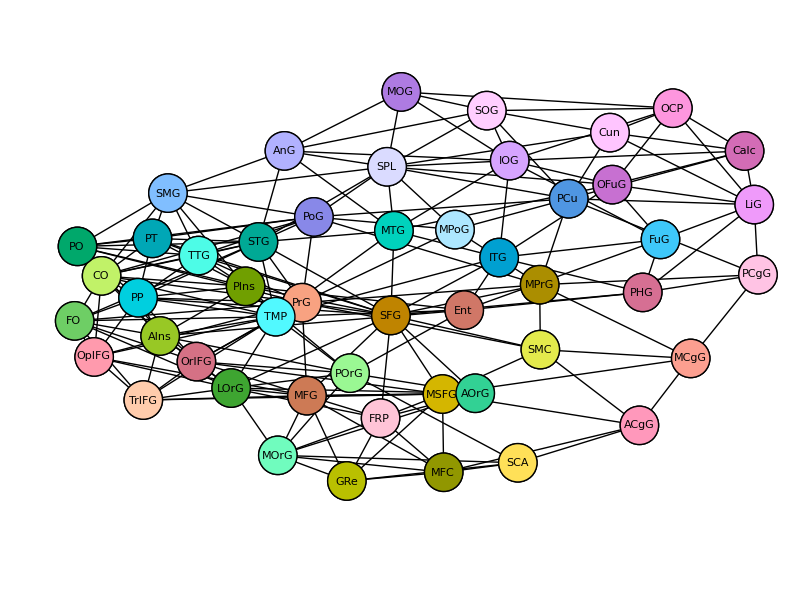

Recreate this plot in Python.
#! /usr/bin/env python
#                                                      
# 1. Read in an Excel file with a weighted connection matrix,
#    where each row and column represents a region of the brain. 
# 2. Convert the matrix to a NetworkX weighted graph.
# 3. Create a colormap for the number of brain regions, with hues that are 
#    uniformly distributed about a cylindrical color space, such as CIELch.
# 4. Plot the colormap, the graph, or output a modified XML file.
#
# The graph is plotted as a collection of subgraphs, with each subgraph 
# representing a collection of adjacent regions, and assigned adjacent colors
# in the color space.  
# All permutations are computed for the colors of each subgraph, 
# and the winning permutation is the one that maximizes the
# discriminability of the colors of the nodes.
# This is performed by mulfiplying the connection matrix for each subgraph
# by the color difference matrix for each permutation. 
#
# (c) Copyright 2010 . arno klein . [email redacted] . MIT license
#

import sys
import networkx as nx
import matplotlib.pyplot as plt
import numpy as np
import re
import itertools
from colormath.color_objects import LCHuvColor
from elementtree import ElementTree as et
import xlrd

# Choose one plotting procedure:
plot_colormap = 0
plot_graph = 1
plot_subgraphs = 0

# Output XML file and save plots
make_xml = 0
save_plots = 1

# Files
in_dir = 'input/'
out_dir = 'output/'
out_images = out_dir
in_xml = in_dir + 'parcLabels.xml'
out_xml = out_dir + 'parcLabels.xml'
in_table = in_dir + 'average_parc_Connectivity.xls'
row1 = 1  # first row with data
col1 = 5  # first column with data
everyother = 2  # use <everyother> alternate rows/columns;
                # set to 2 for redundant labels across brain hemispheres
                    
# Color parameters
init_angle = 0 #22.5
chroma = 70  # color "saturation" level
Lumas_init = np.array([60,75,90])  # vary luminance values for adjacent colors
repeat_hues = 1  # repeat each hue for the different Lumas
color_by_sublobe = 1  # group by sublobe -- else by assigned number

# Use weights in input adjacency matrix
use_input_weights = 0  

# Debugging
debug_subgraph = 0
debug_lumas = 0

# Convert weighted connection matrix to weighted graph
book = xlrd.open_workbook(in_table)
sheet = book.sheets()[0]
roi_abbrs = sheet.col_values(0)[1:sheet.ncols:everyother]
roi_abbrs = [str(s).strip() for s in roi_abbrs]
if color_by_sublobe:
    roi_numbers = sheet.col_values(2)[1:sheet.ncols:everyother] 
    roi_numbers = [str(s).strip() for s in roi_numbers]
else:
    roi_numbers = sheet.col_values(3)[1:sheet.ncols:everyother] 
if color_by_sublobe:
    code_min = min(roi_numbers)
    code_max = max(roi_numbers)
    code_min = np.int(code_min.split('.')[0] + code_min.split('.')[1])
    code_max = np.int(code_max.split('.')[0] + code_max.split('.')[1])
else:
    code_min = min(roi_numbers)
    code_max = max(roi_numbers)
code_step = 1
    
iA = 0
A = np.zeros(((sheet.nrows-row1)/everyother,(sheet.ncols-col1)/everyother))
for irow in range(row1,sheet.nrows,everyother):
    Arow = [s.value for s in sheet.row(irow)[col1:]]
    A[iA] = Arow[0:len(Arow):everyother]
    iA += 1
A = A/np.max(A)  # normalize weights
G = nx.from_numpy_matrix(A)
Ntotal = G.number_of_nodes()
for inode in range(Ntotal):
    G.node[inode]['abbr'] = roi_abbrs[inode] 
    if color_by_sublobe:
        G.node[inode]['code'] = roi_numbers[inode].split('.')[0] + \
                                roi_numbers[inode].split('.')[1]
    else:
        G.node[inode]['code'] = roi_numbers[inode]

# Secondary parameters
if debug_lumas:
    color_angle = 0 
else:
    color_angle = 360.0 / Ntotal
    if repeat_hues:
        nLumas = len(Lumas_init)
        nangles = np.ceil(Ntotal / np.float(nLumas))
        color_angle = nLumas * color_angle
    else: 
        nangles = Ntotal
        
# Plot the colormap for the whole graph    
if plot_colormap:
    fig1 = plt.figure(figsize=(5,10))
    # Define colormap as uniformly distributed colors in CIELch color space
    Lumas = Lumas_init.copy()
    while len(Lumas) < Ntotal: 
        Lumas = np.hstack((Lumas,Lumas_init))
    if debug_lumas:
        hues = init_angle*np.ones(Ntotal)
    else:
        hues = np.arange(init_angle, init_angle + nangles*color_angle, color_angle)
        if repeat_hues:
            hues = np.hstack((hues * np.ones((nLumas,1))).transpose())
    for iN in range(Ntotal):
        ax = plt.subplot(Ntotal, 1, iN+1)
        plt.axis("off")
        lch = LCHuvColor(Lumas[iN], chroma, hues[iN]) #print(lch)
        rgb = lch.convert_to('rgb', debug=False)
        plt.barh(0,50,1,0, color=[rgb.rgb_r/255.,rgb.rgb_g/255.,rgb.rgb_b/255.])
    if save_plots:
        plt.savefig(out_images + "braincolormap.png")
     
# Plot graph
if plot_graph:
    labels={}
    for i in range(Ntotal):
        labels[i] = G.node[i]['abbr']
    #pos = nx.graphviz_layout(G,prog="neato")
    #pos = nx.spring_layout(G, iterations=2000)
    #colors = [np.int(s) for s in G.number_of_edges()*np.ones(G.number_of_edges())]
    #nx.draw(G,pos,node_color='#333399',node_size=600,width=2,edge_color=colors,edge_cmap=plt.cm.Blues,with_labels=False)
    nx.draw(G,pos,node_color='#333399',node_size=600,width=1,with_labels=False)
    nx.draw_networkx_labels(G, pos, labels, font_size=8, font_color='black')
    plt.axis('off')
    #plt.show(); sys.exit()
    
if make_xml:
    tree = et.ElementTree(file=in_xml)
    
# Loop through subgraphs
if plot_graph + plot_subgraphs + make_xml > 0:
    run_permutations = 1
    for code_start in range(code_min,code_max+code_step,code_step):   
        glist = [n for n,d in G.nodes_iter(data=True) \
                   if (np.int(d['code'])>=code_start) and \
                      (np.int(d['code'])<code_start+code_step)] 
        N = len(glist)
        if N > 0:
            g = G.subgraph(glist)
            
            # Define colormap as uniformly distributed colors in CIELch color space
            Lumas = Lumas_init.copy()
            while len(Lumas) < N: 
                Lumas = np.hstack((Lumas,Lumas_init))
        
            if repeat_hues:
                nangles_g = np.ceil(N / np.float(nLumas))
            else: 
                nangles_g = N
            hues = np.arange(init_angle, init_angle + nangles_g*color_angle, color_angle)
            if repeat_hues:
                hues = np.hstack((hues * np.ones((nLumas,1))).transpose())

            init_angle += nangles_g*color_angle
        
            # Compute the differences between every pair of colors in the colormap
            if run_permutations:
                # Convert subgraph into an adjacency matrix (1 for adjacent pair of regions)
                neighbor_matrix = np.array(nx.to_numpy_matrix(g,nodelist=glist))
                if use_input_weights:
                    pass
                else:
                    neighbor_matrix = (neighbor_matrix > 0).astype(np.uint8)
                    weight_by_degree = 0  # Assign weights by node degree
                    if weight_by_degree:
                        matrix_sum = np.sum(neighbor_matrix, axis=0)
                        neighbor_matrix = neighbor_matrix * (matrix_sum * np.ones((N,N))).transpose()
                
                # Compute permutations of colors and color pair differences
                DEmax = 0
                permutations = [np.array(s) for s in itertools.permutations(range(0,N),N)]
                permutation_max = np.zeros(N)
                for ipermutations in range(len(permutations)):
                    permutation = permutations[ipermutations]
                    color_delta_matrix = np.zeros(np.shape(neighbor_matrix))   
                    for i1, icolor1 in enumerate(permutation):
                        lch1 = LCHuvColor(Lumas[icolor1],chroma,hues[icolor1]) 
                        for i2, icolor2 in enumerate(permutation):
                            if (i2 > i1) and (neighbor_matrix[i1,i2] > 0):
                                lch2 = LCHuvColor(Lumas[icolor2],chroma,hues[icolor2])
                                DE = lch1.delta_e(lch2, mode='cie2000')
                                color_delta_matrix[i1,i2] = DE   
                    DE = np.sum((color_delta_matrix * neighbor_matrix))
                    # Store the color permutation with the maximum adjacency cost
                    if DE > DEmax:
                        DEmax = DE
                        permutation_max = permutation
                        #color_delta_matrix_max = color_delta_matrix
            # Plot the reordered colormap for the subgraph    
            plot_subcolormaps = 0
            if plot_subcolormaps:
                fig3 = plt.figure(figsize=(5,10))
                fig3.subplots_adjust(top=0.99, bottom=0.01, left=0.2, right=0.99)
                for iN in range(N):
                    ax = plt.subplot(N, 1, iN+1)
                    plt.axis("off")
                    ic = np.int(permutation_max[iN])
                    lch = LCHuvColor(Lumas[ic],chroma,hues[ic]) #print(lch)
                    rgb = lch.convert_to('rgb', debug=False)
                    plt.barh(0,50,1,0, color=[rgb.rgb_r/255.,rgb.rgb_g/255.,rgb.rgb_b/255.])
                if save_plots:
                    plt.savefig(out_images + "braincolormap_subgraph" + str(g.node[g.nodes()[0]]['code']) + ".png")
                plt.show()
                    
            # Color subgraphs
            if plot_graph:
                for iN in range(N):
                    ic = np.int(permutation_max[iN])
                    lch = LCHuvColor(Lumas[ic],chroma,hues[ic]) #print(lch)
                    rgb = lch.convert_to('rgb', debug=False)
                    color = [rgb.rgb_r/255.,rgb.rgb_g/255.,rgb.rgb_b/255.]
                    nx.draw_networkx_nodes(g,pos,node_size=600,nodelist=[g.node.keys()[iN]],node_color=color)

            # Draw a figure of the colored subgraph
            if plot_subgraphs:
                labels={}
                for iN in range(N):
                    labels[g.nodes()[iN]] = g.node[g.nodes()[iN]]['abbr']
                pos = nx.graphviz_layout(g,prog="neato")
                #pos = nx.spring_layout(G)
                #colors = [np.int(s) for s in g.number_of_edges()*np.ones(g.number_of_edges())]
                #nx.draw(g,pos,node_size=600,width=2,edge_color=colors,edge_cmap=plt.cm.Blues,with_labels=False)
                nx.draw(g,pos,node_size=1200,width=1,with_labels=False)
                nx.draw_networkx_labels(g,pos,labels,font_size=12,font_color='black')
                plt.axis('off')
                for iN in range(N):
                    ic = np.int(permutation_max[iN])
                    lch = LCHuvColor(Lumas[ic],chroma,hues[ic]) #print(lch)
                    rgb = lch.convert_to('rgb', debug=False)
                    color = [rgb.rgb_r/255.,rgb.rgb_g/255.,rgb.rgb_b/255.]
                    nx.draw_networkx_nodes(g,pos,node_size=1200,nodelist=[g.node.keys()[iN]],node_color=color)
                if save_plots:
                    plt.savefig(out_images + "braincolorsubgraph" + str(g.node[g.nodes()[0]]['code']) + ".png")
                plt.show()
                if debug_subgraph:
                    sys.exit()

            # Generate XML output       
            """
            <LabelList>
            <Label>
              <Name>3rd Ventricle</Name>
              <Number>4</Number>
              <RGBColor>204 182 142</RGBColor>
            </Label>
            """
            if make_xml:
                for iN in range(N):
                    ic = np.int(permutation_max[iN])
                    lch = LCHuvColor(Lumas[ic],chroma,hues[ic]) #print(lch)
                    rgb = lch.convert_to('rgb', debug=False)
                    color = [rgb.rgb_r, rgb.rgb_g, rgb.rgb_b]
                    color = ' '.join([str(s) for s in color])
                    for elem in tree.getiterator()[0]:
                        if g.node[g.nodes()[iN]]['abbr'] in elem.getchildren()[0].text:
                            elem.getchildren()[2].text = color
                            print(g.node[g.nodes()[iN]]['abbr'],color)
                    
if plot_graph:
    if save_plots:
        plt.savefig(out_images + "braincolorgraph.png")

if make_xml:
    tree.write(out_xml)
